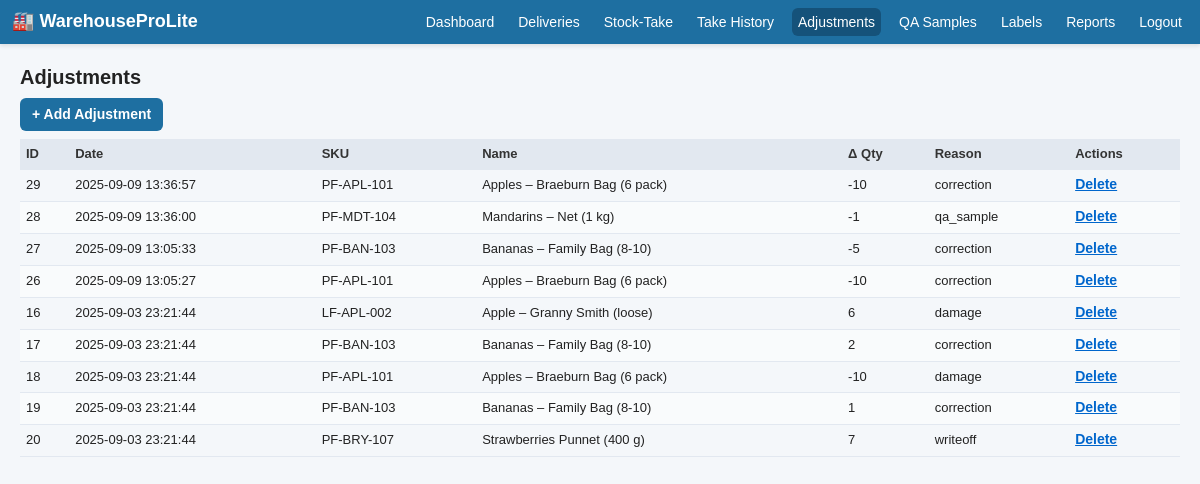
Screenshot of /WarehouseProLite/adjustments.php (signed in) with the database file from the repository.
### tables this page shows
CREATE TABLE `adjustments` (
  `id` int(11) NOT NULL,
  `product_id` int(11) DEFAULT NULL,
  `qty_delta` int(11) DEFAULT NULL,
  `reason` enum('damage','writeoff','correction','qa_sample') NOT NULL,
  `approved_by` int(11) DEFAULT NULL,
  `created_at` datetime NOT NULL,
  `ref_id` int(11) DEFAULT NULL
);

CREATE TABLE `products` (
  `id` int(11) NOT NULL,
  `sku` varchar(30) NOT NULL,
  `name` varchar(100) NOT NULL,
  `category_id` int(11) DEFAULT NULL,
  `price` decimal(10,2) NOT NULL,
  `stock` int(11) NOT NULL DEFAULT 0,
  `country_iso` char(2) NOT NULL,
  `class` enum('X','I','II') NOT NULL,
  `pack_uom` enum('each','g','varies') NOT NULL DEFAULT 'each',
  `default_pack_weight_g` int(11) DEFAULT NULL,
  `best_before_days` int(11) NOT NULL
);

### config/database.php (called while the page is built)
<?php
return array(
    'host' => getenv('DB_HOST') ?: '127.0.0.1',
    'port' => getenv('DB_PORT') ?: '3306',
    'database' => getenv('DB_NAME') ?: 'stocktrackpro',
    'username' => getenv('DB_USER') ?: 'root',
    'password' => getenv('DB_PASS') ?: '',
    'charset' => getenv('DB_CHARSET') ?: 'utf8mb4'
);

### includes/database.php (called while the page is built, shortened)
<?php
class Database
{
    private static $pdo;
    private static $config;
    private static function config()
    {
        if (self::$config === null) {
            $base = require dirname(__DIR__) . '/config/database.php';
            $overridePath = dirname(__DIR__) . '/config/database.local.php';
            self::$config = $base;
        }
        return self::$config;
    }
    public static function connection()
    {
        if (!self::$pdo) {
            $config = self::config();
            $dsn = sprintf(
                'mysql:host=%s;port=%s;dbname=%s;charset=%s',
                $config['host'],
                $config['port'],
                $config['database'],
                $config['charset']
            );
            $options = array(
                PDO::ATTR_ERRMODE => PDO::ERRMODE_EXCEPTION,
                PDO::ATTR_DEFAULT_FETCH_MODE => PDO::FETCH_ASSOC,
                PDO::ATTR_EMULATE_PREPARES => false
            );
            self::$pdo = new PDO($dsn, $config['username'], $config['password'], $options);
        }
        return self::$pdo;
    }
    public static function query($sql, $params = array())
    {
        $stmt = self::connection()->prepare($sql);
        $stmt->execute($params);
        return $stmt;
    }
}

### WarehouseProLite/adjustments.php (the view, shortened to what this page needs)
<?php
require_once dirname(__DIR__) . '/includes/database.php';
include 'includes/header.php';
$adjustments = Database::query(
    "SELECT  a.id,
             a.qty_delta,
             a.reason,
             a.created_at,
             p.sku,
             p.name
      FROM adjustments a
      JOIN products p ON p.id = a.product_id
      ORDER BY a.created_at DESC"
)->fetchAll();
?>
<h2>Adjustments</h2>
<p><a href="adjustment_add.php" class="btn">+ Add Adjustment</a></p>
<table>
    <thead>
        <tr>
            <th>ID</th><th>Date</th><th>SKU</th><th>Name</th>
            <th>Δ Qty</th><th>Reason</th><th>Actions</th>
        </tr>
    </thead>
    <tbody>
<?php if (!$adjustments): ?>
        <tr><td colspan="7">No adjustments yet.</td></tr>
<?php else: foreach ($adjustments as $r): ?>
        <tr>
            <td><?php echo $r['id']; ?></td>
            <td><?php echo $r['created_at']; ?></td>
            <td><?php echo $r['sku']; ?></td>
            <td><?php echo htmlspecialchars($r['name']); ?></td>
            <td><?php echo $r['qty_delta']; ?></td>
            <td><?php echo $r['reason']; ?></td>
            <td>
                <form action="adjustment_delete.php" method="post" style="display:inline" onsubmit="return confirm('Delete this adjustment?');">
                    <button type="submit" style="background:none;border:none;color:#06c;padding:0;cursor:pointer;text-decoration:underline;">Delete</button>
                </form>
            </td>
        </tr>
<?php endforeach; endif; ?>
    </tbody>
</table>
<?php include 'includes/footer.php'; ?>

### WarehouseProLite/assets/style.css (style rules this page uses)
* { box-sizing: border-box; }
html { height: 100%; }
body { height: 100%; margin: 0; padding: 0; background: #f4f7fa; color: #222; font: 14px/1.45 Arial, Helvetica, sans-serif; display: flex; flex-direction: column; }
:root { --primary: #1e6fa1; --primary-dark: #15527a; --bg-light: #f4f7fa; --border: #e2e8f0; --bg-row-alt: #f9fbfc; --bg-notice: #e3f2fd; --notice-accent: #0d47a1; --text-muted: #666; --spacing-xs: 4px; --spacing-sm: 6px; --spacing-md: 8px; --spacing-lg: 12px; --spacing-xl: 20px; --radius: 6px; }
h1, h2, h3, h4, h5, h6 { margin: 0 0 8px 0; font-weight: 700; line-height: 1.3; }
h2 { font-size: 20px; }
p { margin: 0 0 8px 0; }
a { color: var(--primary); text-decoration: none; }
table { width: 100%; border-collapse: collapse; margin-bottom: var(--spacing-lg); font-size: 13px; }
th, td { padding: var(--spacing-sm) var(--spacing-sm); border-bottom: 1px solid var(--border); text-align: left; }
th { background: var(--border); font-weight: 700; color: #333; }
tr:nth-child(even) { background: var(--bg-row-alt); }
input[type="submit"], button, .btn { background: var(--primary); color: #fff; border: none; padding: var(--spacing-sm) var(--spacing-lg); border-radius: var(--radius); cursor: pointer; font-weight: 700; font-size: 14px; transition: background 0.2s ease; }
.btn { display: inline-block; padding: var(--spacing-sm) var(--spacing-lg); text-decoration: none; }

### rows the page displays
adjustments: id "29", created_at "2025-09-09 13:36:57", product.sku "PF-APL-101", product.name "Apples – Braeburn Bag (6 pack)", qty_delta "-10", reason "correction"
adjustments: id "28", created_at "2025-09-09 13:36:00", product.sku "PF-MDT-104", product.name "Mandarins – Net (1 kg)", qty_delta "-1", reason "qa_sample"
adjustments: id "27", created_at "2025-09-09 13:05:33", product.sku "PF-BAN-103", product.name "Bananas – Family Bag (8-10)", qty_delta "-5", reason "correction"
adjustments: id "26", created_at "2025-09-09 13:05:27", product.sku "PF-APL-101", product.name "Apples – Braeburn Bag (6 pack)", qty_delta "-10", reason "correction"
adjustments: id "16", created_at "2025-09-03 23:21:44", product.sku "LF-APL-002", product.name "Apple – Granny Smith (loose)", qty_delta "6", reason "damage"
adjustments: id "17", created_at "2025-09-03 23:21:44", product.sku "PF-BAN-103", product.name "Bananas – Family Bag (8-10)", qty_delta "2", reason "correction"
adjustments: id "18", created_at "2025-09-03 23:21:44", product.sku "PF-APL-101", product.name "Apples – Braeburn Bag (6 pack)", qty_delta "-10", reason "damage"
adjustments: id "19", created_at "2025-09-03 23:21:44", product.sku "PF-BAN-103", product.name "Bananas – Family Bag (8-10)", qty_delta "1", reason "correction"
adjustments: id "20", created_at "2025-09-03 23:21:44", product.sku "PF-BRY-107", product.name "Strawberries Punnet (400 g)", qty_delta "7", reason "writeoff"
